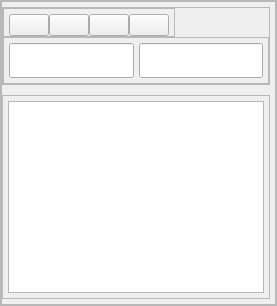
              <widget class="QFrame" name="frameEditPanelContainer">
               <property name="sizePolicy">
                <sizepolicy hsizetype="Preferred" vsizetype="Preferred">
                 <horstretch>0</horstretch>
                 <verstretch>0</verstretch>
                </sizepolicy>
               </property>
               <property name="minimumSize">
                <size>
                 <width>0</width>
                 <height>0</height>
                </size>
               </property>
               <property name="frameShape">
                <enum>QFrame::StyledPanel</enum>
               </property>
               <property name="frameShadow">
                <enum>QFrame::Raised</enum>
               </property>
               <layout class="QHBoxLayout" name="horizontalLayout_21">
                <property name="spacing">
                 <number>5</number>
                </property>
                <property name="leftMargin">
                 <number>0</number>
                </property>
                <property name="topMargin">
                 <number>0</number>
                </property>
                <property name="rightMargin">
                 <number>0</number>
                </property>
                <property name="bottomMargin">
                 <number>0</number>
                </property>
                <item>
                 <widget class="QFrame" name="frameEditPanel">
                  <property name="sizePolicy">
                   <sizepolicy hsizetype="Preferred" vsizetype="Preferred">
                    <horstretch>0</horstretch>
                    <verstretch>0</verstretch>
                   </sizepolicy>
                  </property>
                  <property name="minimumSize">
                   <size>
                    <width>0</width>
                    <height>0</height>
                   </size>
                  </property>
                  <property name="maximumSize">
                   <size>
                    <width>450</width>
                    <height>16777215</height>
                   </size>
                  </property>
                  <property name="frameShape">
                   <enum>QFrame::StyledPanel</enum>
                  </property>
                  <property name="frameShadow">
                   <enum>QFrame::Raised</enum>
                  </property>
                  <layout class="QVBoxLayout" name="verticalLayout_8">
                   <property name="spacing">
                    <number>10</number>
                   </property>
                   <property name="leftMargin">
                    <number>0</number>
                   </property>
                   <property name="topMargin">
                    <number>5</number>
                   </property>
                   <property name="rightMargin">
                    <number>5</number>
                   </property>
                   <property name="bottomMargin">
                    <number>5</number>
                   </property>
                   <item alignment="Qt::AlignTop">
                    <widget class="QFrame" name="toolsEditPanel">
                     <property name="frameShape">
                      <enum>QFrame::StyledPanel</enum>
                     </property>
                     <property name="frameShadow">
                      <enum>QFrame::Raised</enum>
                     </property>
                     <layout class="QVBoxLayout" name="verticalLayout_10">
                      <property name="spacing">
                       <number>0</number>
                      </property>
                      <property name="leftMargin">
                       <number>0</number>
                      </property>
                      <property name="topMargin">
                       <number>0</number>
                      </property>
                      <property name="rightMargin">
                       <number>0</number>
                      </property>
                      <property name="bottomMargin">
                       <number>0</number>
                      </property>
                      <item alignment="Qt::AlignLeft">
                       <widget class="QFrame" name="editBtnPanel">
                        <property name="frameShape">
                         <enum>QFrame::StyledPanel</enum>
                        </property>
                        <property name="frameShadow">
                         <enum>QFrame::Raised</enum>
                        </property>
                        <layout class="QHBoxLayout" name="horizontalLayout_20">
                         <property name="spacing">
                          <number>0</number>
                         </property>
                         <property name="leftMargin">
                          <number>5</number>
                         </property>
                         <property name="topMargin">
                          <number>5</number>
                         </property>
                         <property name="rightMargin">
                          <number>5</number>
                         </property>
                         <property name="bottomMargin">
                          <number>0</number>
                         </property>
                         <item>
                          <widget class="QPushButton" name="addEditBtn">
                           <property name="text">
                            <string/>
                           </property>
                           <property name="iconSize">
                            <size>
                             <width>24</width>
                             <height>24</height>
                            </size>
                           </property>
                          </widget>
                         </item>
                         <item>
                          <widget class="QPushButton" name="editEditBtn">
                           <property name="text">
                            <string/>
                           </property>
                           <property name="iconSize">
                            <size>
                             <width>24</width>
                             <height>24</height>
                            </size>
                           </property>
                          </widget>
                         </item>
                         <item>
                          <widget class="QPushButton" name="deleteEditBtn">
                           <property name="text">
                            <string/>
                           </property>
                           <property name="iconSize">
                            <size>
                             <width>24</width>
                             <height>24</height>
                            </size>
                           </property>
                          </widget>
                         </item>
                         <item>
                          <widget class="QPushButton" name="sortEditBtn">
                           <property name="text">
                            <string/>
                           </property>
                           <property name="iconSize">
                            <size>
                             <width>24</width>
                             <height>24</height>
                            </size>
                           </property>
                           <property name="checkable">
                            <bool>true</bool>
                           </property>
                          </widget>
                         </item>
                        </layout>
                       </widget>
                      </item>
                      <item>
                       <widget class="QFrame" name="editRow">
                        <property name="frameShape">
                         <enum>QFrame::StyledPanel</enum>
                        </property>
                        <property name="frameShadow">
                         <enum>QFrame::Raised</enum>
                        </property>
                        <layout class="QHBoxLayout" name="horizontalLayout_22">
                         <property name="spacing">
                          <number>5</number>
                         </property>
                         <property name="leftMargin">
                          <number>5</number>
                         </property>
                         <property name="topMargin">
                          <number>5</number>
                         </property>
                         <property name="rightMargin">
                          <number>5</number>
                         </property>
                         <property name="bottomMargin">
                          <number>5</number>
                         </property>
                         <item>
                          <widget class="QLineEdit" name="leftEdit">
                           <property name="minimumSize">
                            <size>
                             <width>0</width>
                             <height>35</height>
                            </size>
                           </property>
                          </widget>
                         </item>
                         <item>
                          <widget class="QLineEdit" name="rightEdit">
                           <property name="minimumSize">
                            <size>
                             <width>0</width>
                             <height>35</height>
                            </size>
                           </property>
                          </widget>
                         </item>
                        </layout>
                       </widget>
                      </item>
                     </layout>
                    </widget>
                   </item>
                   <item>
                    <widget class="QFrame" name="frameDictLists">
                     <property name="sizePolicy">
                      <sizepolicy hsizetype="Preferred" vsizetype="Expanding">
                       <horstretch>0</horstretch>
                       <verstretch>0</verstretch>
                      </sizepolicy>
                     </property>
                     <property name="frameShape">
                      <enum>QFrame::StyledPanel</enum>
                     </property>
                     <property name="frameShadow">
                      <enum>QFrame::Raised</enum>
                     </property>
                     <layout class="QHBoxLayout" name="horizontalLayout_23">
                      <property name="spacing">
                       <number>0</number>
                      </property>
                      <property name="leftMargin">
                       <number>5</number>
                      </property>
                      <property name="topMargin">
                       <number>5</number>
                      </property>
                      <property name="rightMargin">
                       <number>5</number>
                      </property>
                      <property name="bottomMargin">
                       <number>5</number>
                      </property>
                      <item>
                       <widget class="QTableWidget" name="dictTable">
                        <property name="sizePolicy">
                         <sizepolicy hsizetype="Expanding" vsizetype="Expanding">
                          <horstretch>0</horstretch>
                          <verstretch>0</verstretch>
                         </sizepolicy>
                        </property>
                        <property name="frameShape">
                         <enum>QFrame::StyledPanel</enum>
                        </property>
                        <property name="frameShadow">
                         <enum>QFrame::Sunken</enum>
                        </property>
                        <property name="lineWidth">
                         <number>1</number>
                        </property>
                        <property name="editTriggers">
                         <set>QAbstractItemView::NoEditTriggers</set>
                        </property>
                        <property name="alternatingRowColors">
                         <bool>false</bool>
                        </property>
                        <property name="selectionMode">
                         <enum>QAbstractItemView::SingleSelection</enum>
                        </property>
                        <property name="verticalScrollMode">
                         <enum>QAbstractItemView::ScrollPerPixel</enum>
                        </property>
                        <property name="horizontalScrollMode">
                         <enum>QAbstractItemView::ScrollPerPixel</enum>
                        </property>
                        <property name="showGrid">
                         <bool>false</bool>
                        </property>
                        <property name="cornerButtonEnabled">
                         <bool>false</bool>
                        </property>
                       </widget>
                      </item>
                     </layout>
                    </widget>
                   </item>
                  </layout>
                 </widget>
                </item>
               </layout>
              </widget>
